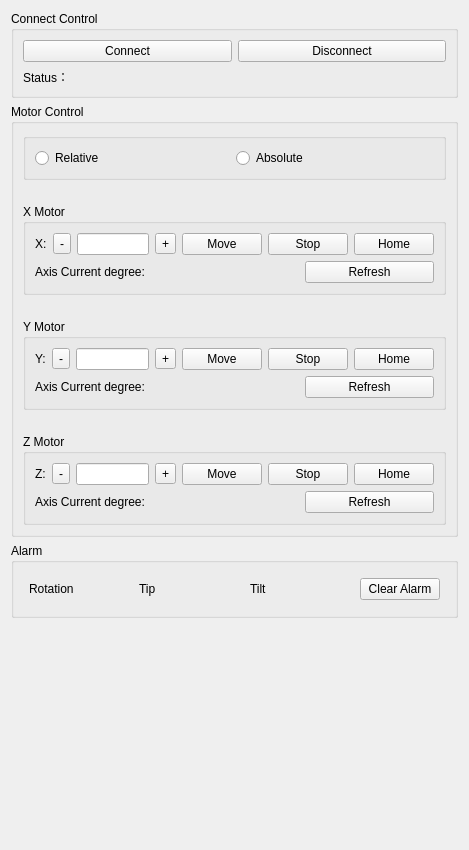
<?xml version="1.0" encoding="UTF-8"?>
<ui version="4.0">
 <class>DUTMotionWidgetClass</class>
 <widget class="QWidget" name="DUTMotionWidgetClass">
  <property name="geometry">
   <rect>
    <x>0</x>
    <y>0</y>
    <width>469</width>
    <height>850</height>
   </rect>
  </property>
  <property name="minimumSize">
   <size>
    <width>0</width>
    <height>40</height>
   </size>
  </property>
  <property name="windowTitle">
   <string>DUTMotionWidget</string>
  </property>
  <layout class="QVBoxLayout" name="verticalLayout_6">
   <item>
    <widget class="QGroupBox" name="groupBox">
     <property name="title">
      <string>Connect Control</string>
     </property>
     <layout class="QVBoxLayout" name="verticalLayout_4">
      <item>
       <layout class="QHBoxLayout" name="horizontalLayout_9">
        <item>
         <widget class="QPushButton" name="btn_connect">
          <property name="text">
           <string>Connect</string>
          </property>
         </widget>
        </item>
        <item>
         <widget class="QPushButton" name="btn_disconnect">
          <property name="text">
           <string>Disconnect</string>
          </property>
         </widget>
        </item>
       </layout>
      </item>
      <item>
       <layout class="QHBoxLayout" name="horizontalLayout_8" stretch="0,3">
        <item>
         <widget class="QLabel" name="label">
          <property name="text">
           <string>Status：</string>
          </property>
         </widget>
        </item>
        <item>
         <widget class="QLabel" name="label_status">
          <property name="font">
           <font>
            <weight>75</weight>
            <bold>true</bold>
           </font>
          </property>
          <property name="text">
           <string/>
          </property>
         </widget>
        </item>
       </layout>
      </item>
     </layout>
    </widget>
   </item>
   <item>
    <widget class="QGroupBox" name="groupBox_2">
     <property name="title">
      <string>Motor Control</string>
     </property>
     <layout class="QVBoxLayout" name="verticalLayout_5">
      <property name="spacing">
       <number>24</number>
      </property>
      <item>
       <widget class="QGroupBox" name="groupBox_6">
        <property name="title">
         <string/>
        </property>
        <layout class="QHBoxLayout" name="horizontalLayout_7">
         <item>
          <widget class="QRadioButton" name="rel_btn">
           <property name="text">
            <string>Relative</string>
           </property>
          </widget>
         </item>
         <item>
          <spacer name="horizontalSpacer">
           <property name="orientation">
            <enum>Qt::Horizontal</enum>
           </property>
           <property name="sizeHint" stdset="0">
            <size>
             <width>40</width>
             <height>20</height>
            </size>
           </property>
          </spacer>
         </item>
         <item>
          <widget class="QRadioButton" name="abs_btn">
           <property name="text">
            <string>Absolute</string>
           </property>
          </widget>
         </item>
         <item>
          <spacer name="horizontalSpacer_2">
           <property name="orientation">
            <enum>Qt::Horizontal</enum>
           </property>
           <property name="sizeHint" stdset="0">
            <size>
             <width>40</width>
             <height>20</height>
            </size>
           </property>
          </spacer>
         </item>
        </layout>
       </widget>
      </item>
      <item>
       <widget class="QGroupBox" name="groupBox_4">
        <property name="title">
         <string>X Motor</string>
        </property>
        <layout class="QVBoxLayout" name="verticalLayout">
         <item>
          <layout class="QHBoxLayout" name="horizontalLayout_2">
           <item>
            <widget class="QLabel" name="label_3">
             <property name="text">
              <string>X:</string>
             </property>
            </widget>
           </item>
           <item>
            <widget class="QToolButton" name="x_sub">
             <property name="text">
              <string>-</string>
             </property>
            </widget>
           </item>
           <item>
            <widget class="QLineEdit" name="x_line">
             <property name="inputMask">
              <string/>
             </property>
             <property name="text">
              <string/>
             </property>
             <property name="placeholderText">
              <string/>
             </property>
            </widget>
           </item>
           <item>
            <widget class="QToolButton" name="x_add">
             <property name="text">
              <string>+</string>
             </property>
            </widget>
           </item>
           <item>
            <widget class="QPushButton" name="x_move">
             <property name="text">
              <string>Move</string>
             </property>
            </widget>
           </item>
           <item>
            <widget class="QPushButton" name="x_stop">
             <property name="text">
              <string>Stop</string>
             </property>
            </widget>
           </item>
           <item>
            <widget class="QPushButton" name="x_home">
             <property name="text">
              <string>Home</string>
             </property>
            </widget>
           </item>
          </layout>
         </item>
         <item>
          <layout class="QHBoxLayout" name="horizontalLayout_5">
           <item>
            <widget class="QLabel" name="label_12">
             <property name="maximumSize">
              <size>
               <width>180</width>
               <height>16777215</height>
              </size>
             </property>
             <property name="text">
              <string>Axis Current degree:</string>
             </property>
            </widget>
           </item>
           <item>
            <widget class="QLabel" name="x_pos">
             <property name="text">
              <string/>
             </property>
            </widget>
           </item>
           <item>
            <widget class="QPushButton" name="x_refresh">
             <property name="text">
              <string>Refresh</string>
             </property>
            </widget>
           </item>
          </layout>
         </item>
        </layout>
       </widget>
      </item>
      <item>
       <widget class="QGroupBox" name="groupBox_3">
        <property name="title">
         <string>Y Motor</string>
        </property>
        <layout class="QVBoxLayout" name="verticalLayout_2">
         <item>
          <layout class="QHBoxLayout" name="horizontalLayout_4">
           <item>
            <widget class="QLabel" name="label_2">
             <property name="maximumSize">
              <size>
               <width>100</width>
               <height>16777215</height>
              </size>
             </property>
             <property name="text">
              <string>Y:</string>
             </property>
            </widget>
           </item>
           <item>
            <widget class="QToolButton" name="y_sub">
             <property name="text">
              <string>-</string>
             </property>
            </widget>
           </item>
           <item>
            <widget class="QLineEdit" name="y_line"/>
           </item>
           <item>
            <widget class="QToolButton" name="y_add">
             <property name="text">
              <string>+</string>
             </property>
            </widget>
           </item>
           <item>
            <widget class="QPushButton" name="y_move">
             <property name="text">
              <string>Move</string>
             </property>
            </widget>
           </item>
           <item>
            <widget class="QPushButton" name="y_stop">
             <property name="text">
              <string>Stop</string>
             </property>
            </widget>
           </item>
           <item>
            <widget class="QPushButton" name="y_home">
             <property name="text">
              <string>Home</string>
             </property>
            </widget>
           </item>
          </layout>
         </item>
         <item>
          <layout class="QHBoxLayout" name="horizontalLayout">
           <item>
            <widget class="QLabel" name="label_11">
             <property name="maximumSize">
              <size>
               <width>180</width>
               <height>16777215</height>
              </size>
             </property>
             <property name="text">
              <string>Axis Current degree:</string>
             </property>
            </widget>
           </item>
           <item>
            <widget class="QLabel" name="y_pos">
             <property name="text">
              <string/>
             </property>
            </widget>
           </item>
           <item>
            <widget class="QPushButton" name="y_refresh">
             <property name="text">
              <string>Refresh</string>
             </property>
            </widget>
           </item>
          </layout>
         </item>
        </layout>
       </widget>
      </item>
      <item>
       <widget class="QGroupBox" name="groupBox_5">
        <property name="title">
         <string>Z Motor</string>
        </property>
        <layout class="QVBoxLayout" name="verticalLayout_3">
         <item>
          <layout class="QHBoxLayout" name="horizontalLayout_3">
           <item>
            <widget class="QLabel" name="label_7">
             <property name="maximumSize">
              <size>
               <width>100</width>
               <height>16777215</height>
              </size>
             </property>
             <property name="text">
              <string>Z:</string>
             </property>
            </widget>
           </item>
           <item>
            <widget class="QToolButton" name="z_sub">
             <property name="text">
              <string>-</string>
             </property>
            </widget>
           </item>
           <item>
            <widget class="QLineEdit" name="z_line"/>
           </item>
           <item>
            <widget class="QToolButton" name="z_add">
             <property name="text">
              <string>+</string>
             </property>
            </widget>
           </item>
           <item>
            <widget class="QPushButton" name="z_move">
             <property name="text">
              <string>Move</string>
             </property>
            </widget>
           </item>
           <item>
            <widget class="QPushButton" name="z_stop">
             <property name="text">
              <string>Stop</string>
             </property>
            </widget>
           </item>
           <item>
            <widget class="QPushButton" name="z_home">
             <property name="text">
              <string>Home</string>
             </property>
            </widget>
           </item>
          </layout>
         </item>
         <item>
          <layout class="QHBoxLayout" name="horizontalLayout_6">
           <item>
            <widget class="QLabel" name="label_13">
             <property name="maximumSize">
              <size>
               <width>180</width>
               <height>16777215</height>
              </size>
             </property>
             <property name="text">
              <string>Axis Current degree:</string>
             </property>
            </widget>
           </item>
           <item>
            <widget class="QLabel" name="z_pos">
             <property name="text">
              <string/>
             </property>
            </widget>
           </item>
           <item>
            <widget class="QPushButton" name="z_refresh">
             <property name="text">
              <string>Refresh</string>
             </property>
            </widget>
           </item>
          </layout>
         </item>
        </layout>
       </widget>
      </item>
     </layout>
    </widget>
   </item>
   <item>
    <widget class="QGroupBox" name="groupBox_7">
     <property name="title">
      <string>Alarm</string>
     </property>
     <layout class="QHBoxLayout" name="horizontalLayout_10" stretch="1,1,1,0">
      <property name="spacing">
       <number>15</number>
      </property>
      <property name="leftMargin">
       <number>15</number>
      </property>
      <property name="topMargin">
       <number>15</number>
      </property>
      <property name="rightMargin">
       <number>15</number>
      </property>
      <property name="bottomMargin">
       <number>15</number>
      </property>
      <item>
       <widget class="QLabel" name="rotationAlarm">
        <property name="styleSheet">
         <string notr="true"/>
        </property>
        <property name="text">
         <string>Rotation</string>
        </property>
       </widget>
      </item>
      <item>
       <widget class="QLabel" name="tipAlarm">
        <property name="text">
         <string>Tip</string>
        </property>
       </widget>
      </item>
      <item>
       <widget class="QLabel" name="tiltAlarm">
        <property name="styleSheet">
         <string notr="true"/>
        </property>
        <property name="text">
         <string>Tilt</string>
        </property>
       </widget>
      </item>
      <item>
       <widget class="QPushButton" name="clearAlarm">
        <property name="text">
         <string>Clear Alarm</string>
        </property>
       </widget>
      </item>
     </layout>
    </widget>
   </item>
   <item>
    <widget class="ImageShowLabel" name="sixAxis">
     <property name="minimumSize">
      <size>
       <width>200</width>
       <height>200</height>
      </size>
     </property>
     <property name="text">
      <string/>
     </property>
    </widget>
   </item>
   <item>
    <spacer name="verticalSpacer">
     <property name="orientation">
      <enum>Qt::Vertical</enum>
     </property>
     <property name="sizeHint" stdset="0">
      <size>
       <width>38</width>
       <height>289</height>
      </size>
     </property>
    </spacer>
   </item>
  </layout>
 </widget>
 <customwidgets>
  <customwidget>
   <class>ImageShowLabel</class>
   <extends>QLabel</extends>
   <header>imageshowlabel.h</header>
  </customwidget>
 </customwidgets>
 <resources/>
 <connections/>
</ui>
